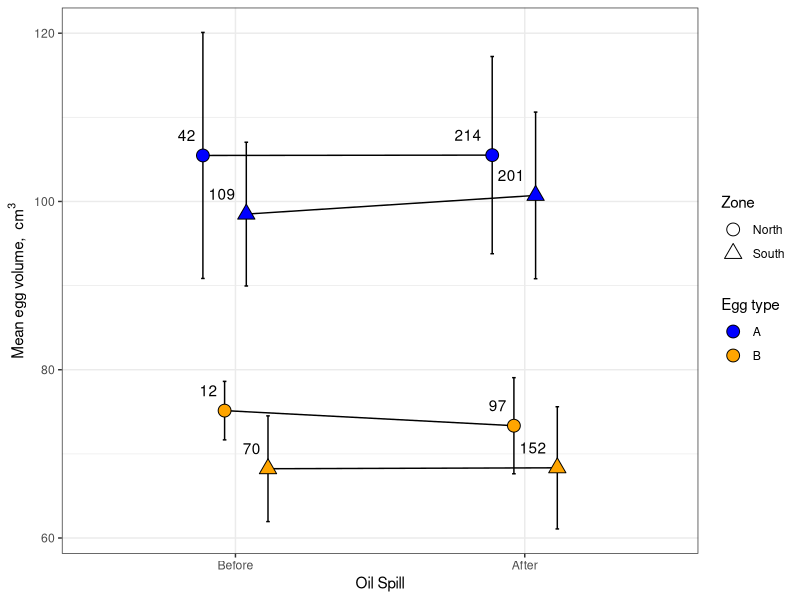
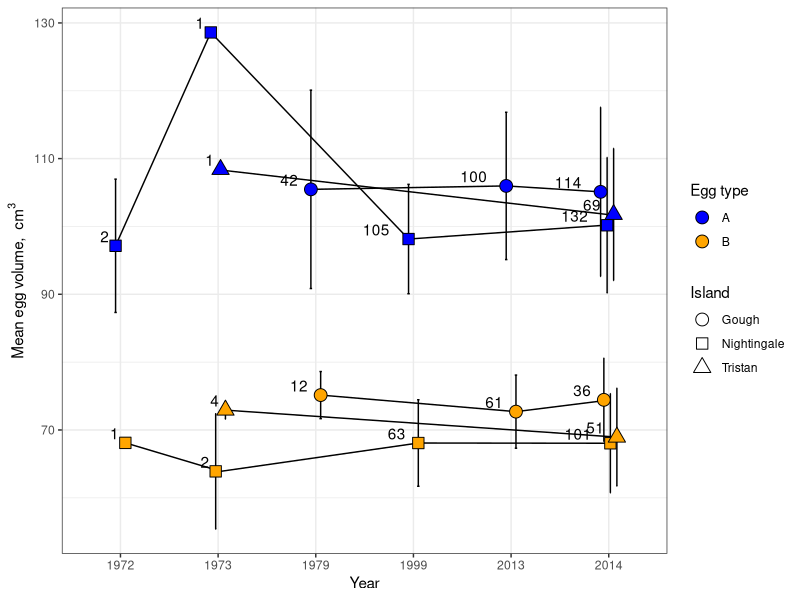
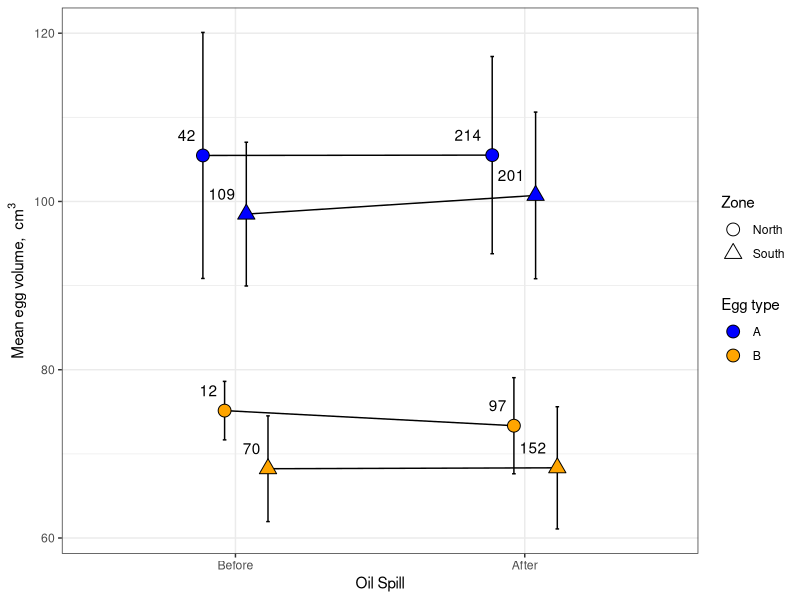
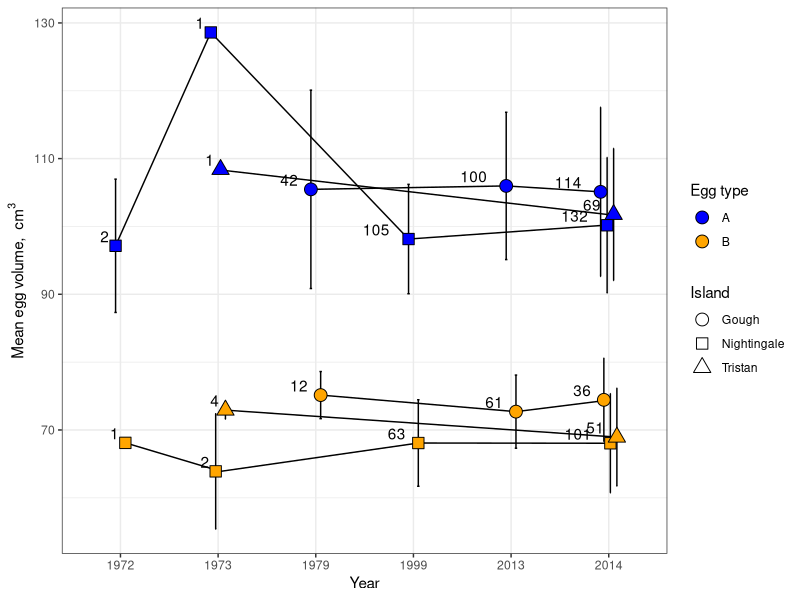

The R script that drew these images, in order:
#read in the data for the oil spill and harvesting analyses
penguin<-read.csv("penguin.data.csv", header= TRUE)

#we are interested in testing if the egg size patterns correspond to predictions associated with two
#events- specifically, we want to test if the 2011 oil spill negatively affected egg size, or if
#other variations eggs affected size of eggs over time with any discernable pattern 

#first, let's check if the oil spill affected egg size. The oil spill occured in 2011, and if it  
#was a driver, we would expect egg size to be lower after the spill, and MORE lower closer to the spill
# so let's test if that happened

#first we need to create a variable for the oil spill, which happened
penguin$oilspill<-as.factor(ifelse(penguin$Year>=2011, "After", "Before"))

#also, because data are spotty and weirdly distributed prior to 1970, let's cut it out for this analysis
#and cut out a couple outlying egg sizes
penguin1<-penguin[which(penguin$Year>1970 & penguin$Decision != "U" &
                          penguin$Volume<130),]

#fiddle with transformations to get us closer to normality of residuals

penguin1$logvolume<-log(penguin1$Volume)
penguin1$sqrtvolume<-sqrt(penguin1$Volume)

#now create a model to describe egg volume
oil.model<-lm(Volume~Zone*oilspill*Decision, data=penguin1)

summary(oil.model)
AIC(oil.model)
anova(oil.model)
TukeyHSD(aov(oil.model))
#data are very non normal
shapiro.test(resid(oil.model))

#ok, now we need to get the summary stats out of it
library(plyr)

summary.penguin.oilspill<-ddply(penguin1, c("Zone", "Decision", "oilspill"), summarise,
                                mean.Volume=mean(Volume), N=length(Volume), SE=sd(Volume))
summary.penguin.oilspill$all.lines<-with(summary.penguin.oilspill, interaction(Decision, Zone))

#reorder factor levels for oilspill
summary.penguin.oilspill$oilspill<-factor(summary.penguin.oilspill$oilspill, levels=c("Before", "After"))


#insert plot here
library(ggplot2)
oil.plot<-ggplot(summary.penguin.oilspill, aes(oilspill, mean.Volume, 
                                               shape=Zone, fill=Decision, label=N))+
  scale_fill_manual(values=c("blue", "orange"), name="Egg type", 
                    guide=guide_legend(override.aes=aes(shape=21)))+
  scale_shape_manual(values=c(21,24), labels=c("North", "South"))+
  geom_line(aes(group=all.lines), color="black", position=position_dodge(width=0.3))+
  geom_errorbar(aes(ymin=(mean.Volume-SE), ymax=(mean.Volume+SE)), width=0.05, color="black",
                position=position_dodge(width=0.3))+
  geom_point(color="black", size=4, position=position_dodge(width=0.3))+
  geom_text(aes(label=N),hjust=1.4, vjust=-1.2, position=position_dodge(width=0.3))+
  theme_bw()+
  labs(y=expression("Mean egg volume, "~cm^3), x="Oil Spill")

oil.plot
#save to pdf
pdf("figs/oilspillplot.pdf", height=5, width=7)
oil.plot
dev.off()


# now we want to examine the finer scale patterns in variation of egg size.
#instead of lumping by time period and island group, we'll just break it out so that readers can see the patterns
#This will be a very similar analysis as above, 
# but there will be an interaction with year


#and because we want to look at a year effect, and we want to see if there's anything going on
#relative to time, but there's not a ton of data so we'll just need to look at years directly and ANOVA them


#we're interested in change with time in these two periods, and by island, but otherwise the analysis is 
#very similar to the above
year.model<-lm(Volume~Location2*as.factor(Year)*Decision, data=penguin1)

summary(year.model)
AIC(year.model)
anova(year.model)
TukeyHSD(aov(year.model))
#data are very non normal
shapiro.test(resid(year.model))


summary.penguin.year<-ddply(penguin1, c("Location2", "Decision", "Year"), summarise,
                                mean.Volume=mean(Volume), N=length(Volume), SE=sd(Volume))

summary.penguin.year$all.lines<-with(summary.penguin.year, interaction(Location2,  Decision))

year.plot<-ggplot(summary.penguin.year, aes(as.factor(Year), mean.Volume, 
                                               shape=Location2, fill=Decision, label=N))+
  scale_fill_manual(values=c("blue", "orange"), name="Egg type", 
                    guide=guide_legend(override.aes=aes(shape=21), order=1))+
  scale_shape_manual(values=c(21,22,24), name="Island", labels=c("Gough", "Nightingale", "Tristan"))+
  geom_line(aes(group=all.lines), color="black",  position=position_dodge(width=0.2))+
  geom_errorbar(aes(ymin=(mean.Volume-SE), ymax=(mean.Volume+SE)), width=0.05, color="black",
                position=position_dodge(width=0.2))+
  geom_point(color="black", size=4,  position=position_dodge(width=0.2))+
  geom_text(aes(label=N),hjust=1.7, vjust=-0.3,  position=position_dodge(width=0.2))+
  theme_bw()+
  labs(y=expression("Mean egg volume, "~cm^3), x="Year")

year.plot

#save to pdf
pdf("figs/recentyearsplot.pdf", height=5, width=7)
year.plot
dev.off()
